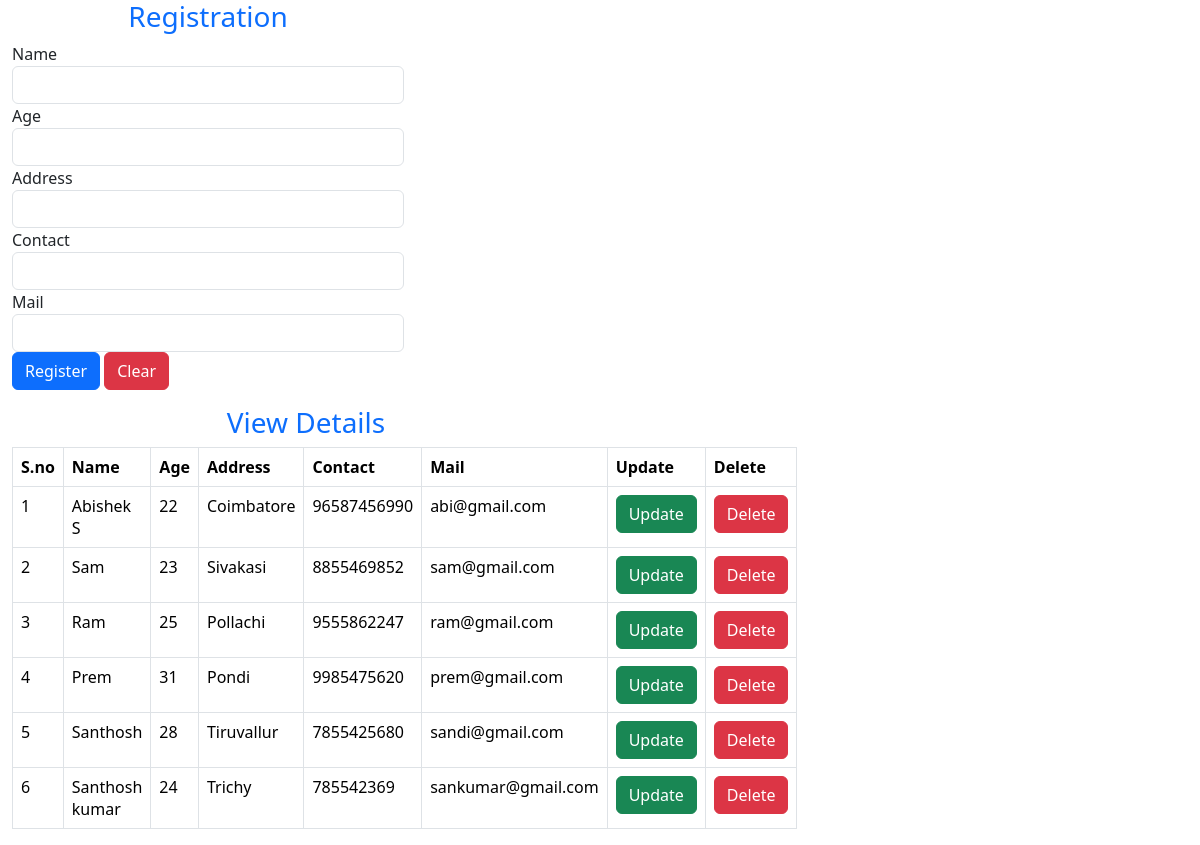
The page / on the database its author committed.
### CRUDapp/models.py (models this page shows)
class Datas(models.Model):
    Name=models.CharField(max_length=20)
    Age=models.IntegerField()
    Address=models.CharField(max_length=50)
    Contact=models.IntegerField()
    Mail=models.CharField(max_length=20)

### CRUDapp/views.py (the view)
# urls.py: 2. Add a URL to urlpatterns:  path('', views.home, name='home')
def home(request):  #127.0.0.1:8000
    mydata=Datas.objects.all()
    if(mydata!=''):
        return render(request,'home.html',{'datas':mydata})
    else:
        return render(request,"home.html")

### CRUDapp/templates/home.html (shortened to what this page needs)
<html>
    <head>
        {% load static %}
        <link rel="stylesheet" href="{% static 'bootstrap/css/bootstrap.min.css' %}">
    </head>
    <body>
        <div class="container-fluid">
            <div class="col-md-offset-2 col-md-4">
                <form action="addData" method="POST" autocomplete="off">
                    <h3 class="page-header text-center text-primary">Registration</h3>
                    <div class="form-group">
                        <label>Name</label>
                        <input type="text" class="form-control" name="name">
                    </div>
                    <div class="form-group">
                        <label>Age</label>
                        <input type="text" class="form-control" name="age">
                    </div>
                    <div class="form-group">
                        <label>Address</label>
                        <input type="text" class="form-control" name="address">
                    </div>
                    <div class="form-group">
                        <label>Contact</label>
                        <input type="text" class="form-control" name="contact">
                    </div>
                    <div class="form-group">
                        <label>Mail</label>
                        <input type="text" class="form-control" name="mail">
                    </div>
                    <div class="form-group pull-right">
                        <input type="submit" value="Register" class=" btn btn-primary">
                        <input type="submit" value="Clear" class="btn btn-danger">
                    </div>
                </form>
            </div>
            <div class="col-md-6">
                {% if datas %}
                <h3 class="page-header text-primary text-center">View Details</h3>
                <table class="table table-bordered">
                    <thead>
                        <tr>
                            <th>S.no</th>
                            <th>Name</th>
                            <th>Age</th>
                            <th>Address</th>
                            <th>Contact</th>
                            <th>Mail</th>
                            <th>Update</th>
                            <th>Delete</th>
                        </tr>
                    </thead>
                    {% for data in datas %}
                    <tbody>
                       <tr>
                        <td>{{forloop.counter}}</td>
                        <td>{{data.Name}}</td>
                        <td>{{data.Age}}</td>
                        <td>{{data.Address}}</td>
                        <td>{{data.Contact}}</td>
                        <td>{{data.Mail}}</td>
                        <td><a class="btn btn-success" href="updateData/{{data.id}}">Update</a></td>
                        <td><a class="btn btn-danger" href="deleteData/{{data.id}}">Delete</a></td>
                       </tr>
                    </tbody>
                    {% endfor %}
                </table>
                {% endif %}
            </div>
        </div>
    </body>
</html>

### rows shown on the page
Datas: Name "Abishek S", Age "22", Address "Coimbatore", Contact "96587456990", Mail "abi@gmail.com"
Datas: Name "Sam", Age "23", Address "Sivakasi", Contact "8855469852", Mail "sam@gmail.com"
Datas: Name "Ram", Age "25", Address "Pollachi", Contact "9555862247", Mail "ram@gmail.com"
Datas: Name "Prem", Age "31", Address "Pondi", Contact "9985475620", Mail "prem@gmail.com"
Datas: Name "Santhosh", Age "28", Address "Tiruvallur", Contact "7855425680", Mail "sandi@gmail.com"
Datas: Name "Santhosh kumar", Age "24", Address "Trichy", Contact "785542369", Mail "sankumar@gmail.com"
